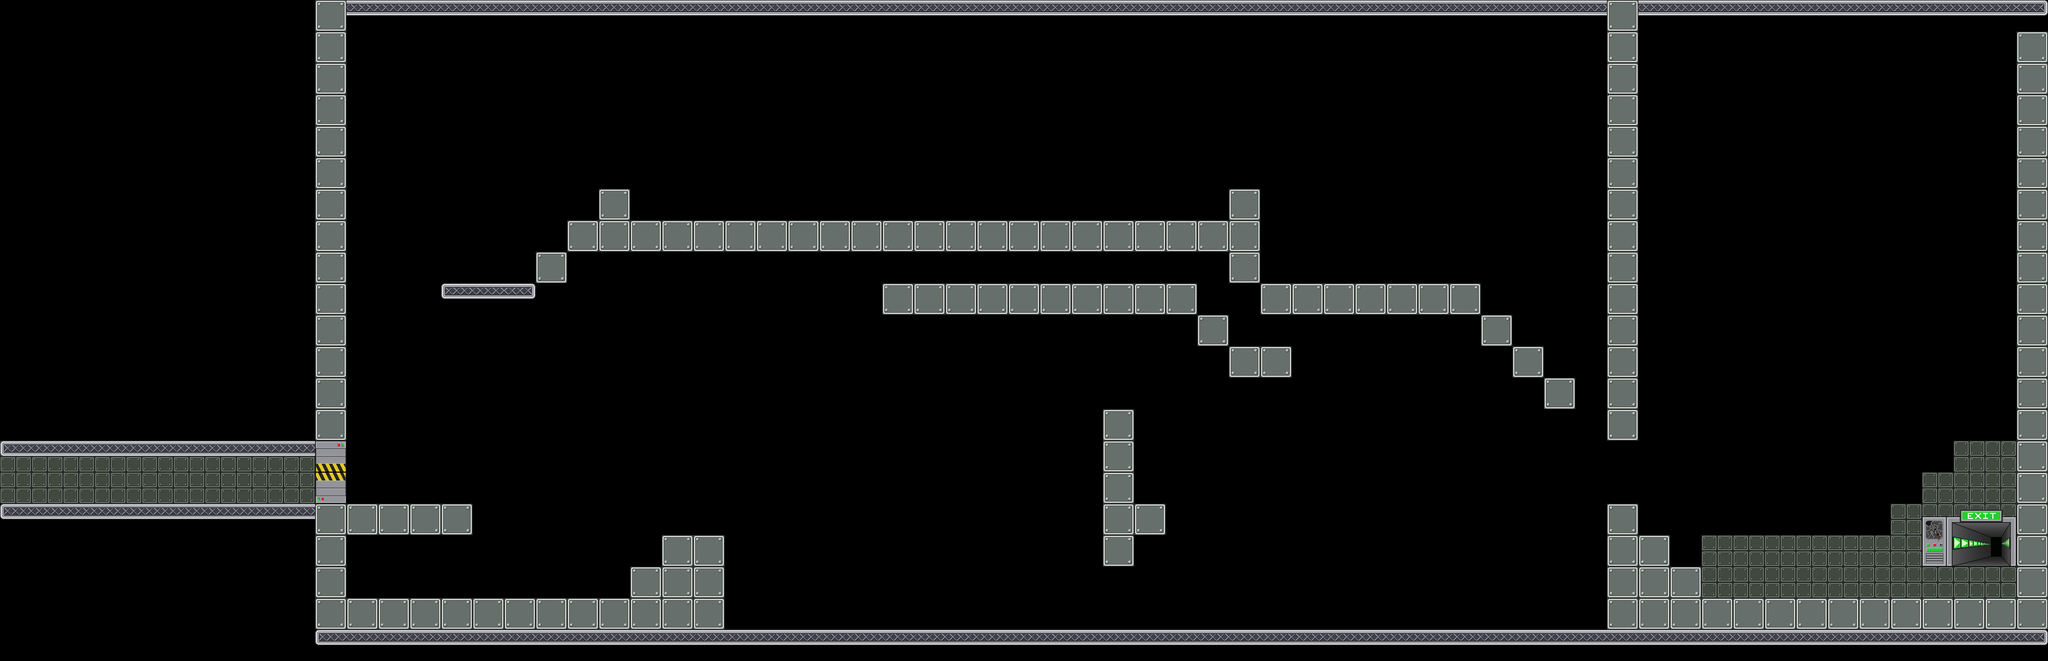

This is a level from a 2D game, rendered from its Tiled map with the project's own tilesets. A one-line summary and the map file follow, with tile-layer data summarised:
An orthogonal 65x21 tile map with 64x64 px tiles, 2 tile layers (foreground, front), 20 tilesets and 185 objects (3x Repulsive).

<map version="1.0" orientation="orthogonal" width="65" height="21" tilewidth="64" tileheight="64">
 <tileset firstgid="1" name="mur" tilewidth="64" tileheight="64">
  <image source="data/mur.png" trans="ffffff" width="64" height="64" />
 </tileset>
 <tileset firstgid="2" name="sol" tilewidth="64" tileheight="64">
  <image source="data/sol.png" trans="ffffff" width="64" height="64" />
 </tileset>
 <tileset firstgid="3" name="alone" tilewidth="64" tileheight="64">
  <image source="data/alone.png" width="64" height="64" />
 </tileset>
 <tileset firstgid="4" name="left" tilewidth="64" tileheight="64">
  <image source="data/left.png" width="64" height="64" />
 </tileset>
 <tileset firstgid="5" name="mid" tilewidth="64" tileheight="64">
  <image source="data/mid.png" width="64" height="64" />
 </tileset>
 <tileset firstgid="6" name="right" tilewidth="64" tileheight="64">
  <image source="data/right.png" width="64" height="64" />
 </tileset>
 <tileset firstgid="7" name="portebas" tilewidth="64" tileheight="64">
  <image source="data/portebas.png" width="64" height="64" />
 </tileset>
 <tileset firstgid="8" name="portehaut" tilewidth="64" tileheight="64">
  <image source="data/portehaut.png" width="64" height="64" />
 </tileset>
 <tileset firstgid="9" name="fin" tilewidth="192" tileheight="128">
  <image source="data/fin.png" width="192" height="128" />
 </tileset>
 <tileset firstgid="10" name="citerne" tilewidth="418" tileheight="632">
  <tileoffset x="0" y="632" />
  <image source="data/citerne.png" width="418" height="632" />
 </tileset>
 <tileset firstgid="11" name="container1" tilewidth="610" tileheight="276">
  <tileoffset x="0" y="195" />
  <image source="data/container1.png" width="610" height="276" />
 </tileset>
 <tileset firstgid="12" name="container2" tilewidth="480" tileheight="330">
  <tileoffset x="0" y="280" />
  <image source="data/container2.png" width="480" height="330" />
 </tileset>
 <tileset firstgid="13" name="cable1" tilewidth="77" tileheight="372">
  <tileoffset x="0" y="372" />
  <image source="data/cable1.png" width="77" height="372" />
 </tileset>
 <tileset firstgid="14" name="passerelle1" tilewidth="198" tileheight="342">
  <tileoffset x="0" y="342" />
  <image source="data/passerelle1.png" width="198" height="342" />
 </tileset>
 <tileset firstgid="15" name="passerelle2" tilewidth="122" tileheight="599">
  <tileoffset x="0" y="599" />
  <image source="data/passerelle2.png" width="122" height="599" />
 </tileset>
 <tileset firstgid="16" name="cable2" tilewidth="46" tileheight="243">
  <tileoffset x="0" y="243" />
  <image source="data/cable2.png" width="46" height="243" />
 </tileset>
 <tileset firstgid="17" name="mur2" tilewidth="64" tileheight="64">
  <image source="data/mur2.png" width="64" height="64" />
 </tileset>
 <tileset firstgid="18" name="lamp1" tilewidth="64" tileheight="64">
  <image source="data/lamp1.png" width="64" height="64" />
 </tileset>
 <tileset firstgid="19" name="lamp2" tilewidth="64" tileheight="64">
  <image source="data/lamp2.png" width="64" height="64" />
 </tileset>
 <tileset firstgid="20" name="cable" tilewidth="64" tileheight="64">
  <image source="data/cable.png" width="64" height="64" />
 </tileset>
 <layer name="foreground" width="65" height="21">
  <data>[1365 cells, 50 non-empty, 1 distinct tile ids]</data>
 </layer>
 <layer name="front" width="65" height="21">
  <data>[1365 cells, 280 non-empty, 8 distinct tile ids]</data>
 </layer>
 <objectgroup color="#00ff00" name="wall" width="65" height="21">
  <object x="640" y="0" width="64" height="1280" />
  <object x="4096" y="0" width="64" height="1280" />
  <object x="3264" y="1024" width="64" height="192" />
  <object x="1408" y="1088" width="64" height="128" />
  <object x="3264" y="64" width="64" height="832" />
  <object x="2240" y="832" width="64" height="320" />
 </objectgroup>
 <objectgroup color="#0000ff" name="platform" width="65" height="21">
  <object x="639" y="1288" width="3520" height="64" />
  <object x="704" y="0" width="3392" height="64" />
  <object x="3328" y="1088" width="64" height="64" />
  <object x="3392" y="1152" width="64" height="64" />
  <object x="1344" y="1088" width="64" height="64" />
  <object x="1280" y="1152" width="64" height="64" />
  <object x="3008" y="640" width="64" height="64" />
  <object x="3072" y="704" width="64" height="64" />
  <object x="1152" y="448" width="768" height="64" />
  <object x="704" y="1024" width="256" height="64" />
  <object x="2304" y="1024" width="64" height="64" />
  <object x="3136" y="768" width="64" height="64" />
  <object x="1792" y="576" width="640" height="64" />
  <object x="2560" y="576" width="448" height="64" />
  <object x="2496" y="512" width="64" height="64" />
  <object x="2432" y="640" width="64" height="64" />
  <object x="2496" y="704" width="128" height="64" />
  <object x="1088" y="512" width="64" height="64" />
  <object x="896" y="576" width="192" height="64" />
  <object x="1216" y="384" width="64" height="64" />
  <object x="2496" y="384" width="64" height="64" />
  <object x="2240" y="448" width="64" height="64" />
  <object x="2368" y="448" width="192" height="64" />
  <object x="2112" y="448" width="64" height="64" />
  <object x="1920" y="448" width="128" height="64" />
  <object x="3264" y="1216" width="832" height="64" />
  <object x="704" y="1216" width="768" height="64" />
 </objectgroup>
 <objectgroup color="#ffffff" name="movable" width="65" height="21" />
 <objectgroup color="#ff6666" name="destroyable" width="65" height="21">
  <object x="2240" y="768" width="64" height="64" />
  <object x="2368" y="1024" width="64" height="64" />
  <object x="2432" y="1024" width="64" height="64" />
  <object x="2496" y="1024" width="64" height="64" />
  <object x="2560" y="1024" width="64" height="64" />
  <object x="2624" y="1024" width="64" height="64" />
  <object x="2688" y="1024" width="64" height="64" />
  <object x="2752" y="1024" width="64" height="64" />
  <object x="2816" y="1024" width="64" height="64" />
  <object x="2880" y="1024" width="64" height="64" />
  <object x="2944" y="1024" width="64" height="64" />
  <object x="3008" y="1024" width="64" height="64" />
  <object x="3072" y="1024" width="64" height="64" />
  <object x="3136" y="1024" width="64" height="64" />
  <object x="3200" y="1024" width="64" height="64" />
  <object x="2304" y="896" width="64" height="64" />
  <object x="2368" y="960" width="64" height="64" />
  <object x="2560" y="640" width="64" height="64" />
 </objectgroup>
 <objectgroup color="#800000" name="metalman" width="65" height="21">
  <object x="1024" y="1152" width="64" height="64">
   <properties>
    <property name="powers" value="Alu#Acier" />
   </properties>
  </object>
 </objectgroup>
 <objectgroup color="#ff0000" name="themagnet" width="65" height="21">
  <object x="1152" y="1152" width="64" height="64">
   <properties>
    <property name="powers" value="Repulsive#Attractive#RotativeL#RotativeR" />
   </properties>
  </object>
 </objectgroup>
 <objectgroup color="#800000" name="generator" width="65" height="21">
  <!-- 3 objects omitted --></objectgroup>
 <objectgroup color="#66ccff" name="switch" width="65" height="21">
  <!-- 3 objects omitted --></objectgroup>
 <objectgroup color="#e6e6e6" name="metal" width="65" height="21">
  <!-- 5 objects omitted --></objectgroup>
 <objectgroup color="#333333" name="gate" width="65" height="21">
  <!-- 41 objects omitted --></objectgroup>
 <objectgroup color="#004080" name="acid" width="65" height="21">
  <!-- 74 objects omitted --></objectgroup>
 <objectgroup color="#ffff00" name="arc" width="65" height="21" />
 <objectgroup color="#ffff00" name="levelend" width="65" height="21">
  <!-- 1 objects omitted --></objectgroup>
 <objectgroup color="#800080" name="gateswitch" width="65" height="21">
  <!-- 5 objects omitted --></objectgroup>
</map>
<!-- 132 of 185 objects omitted -->
